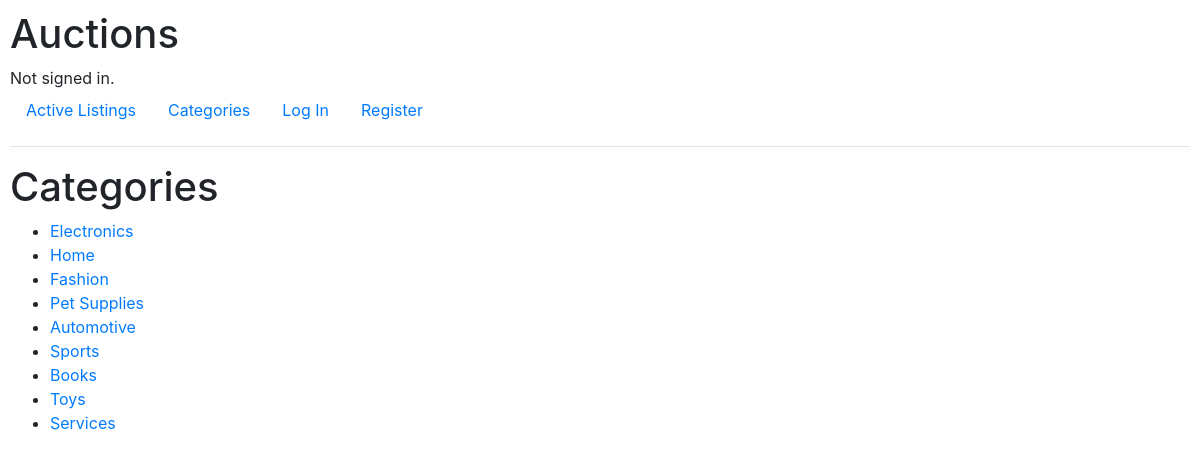
The page /categories on the database its author committed.
### auctions/models.py (models this page shows)
class Category(models.Model):
    options = models.CharField(max_length=64)
    def __str__(self):
        return self.options

### auctions/views.py (the view)
# urls.py: path("categories", views.categories, name="categories"),
def categories(request):
    categories = Category.objects.all()
    return render(request, "auctions/categories.html", {
        "categories": categories,
    })

### auctions/templates/auctions/categories.html
{% extends "auctions/layout.html" %}
{% block body %}
<div>
    <h1>
        Categories
    </h1>
</div>
<ul>
    {% for category in categories%}
         <li>
             <a href="{% url 'categoryListings' category.options %}">{{ category }}</a>
        </li>
    {% endfor %}
</ul>
{% endblock %}

### auctions/static/auctions/styles.css (style rules this page uses)
body { padding: 10px; }

### rows shown on the page
Category: options "Electronics"
Category: options "Home"
Category: options "Fashion"
Category: options "Pet Supplies"
Category: options "Automotive"
Category: options "Sports"
Category: options "Books"
Category: options "Toys"
Category: options "Services"
